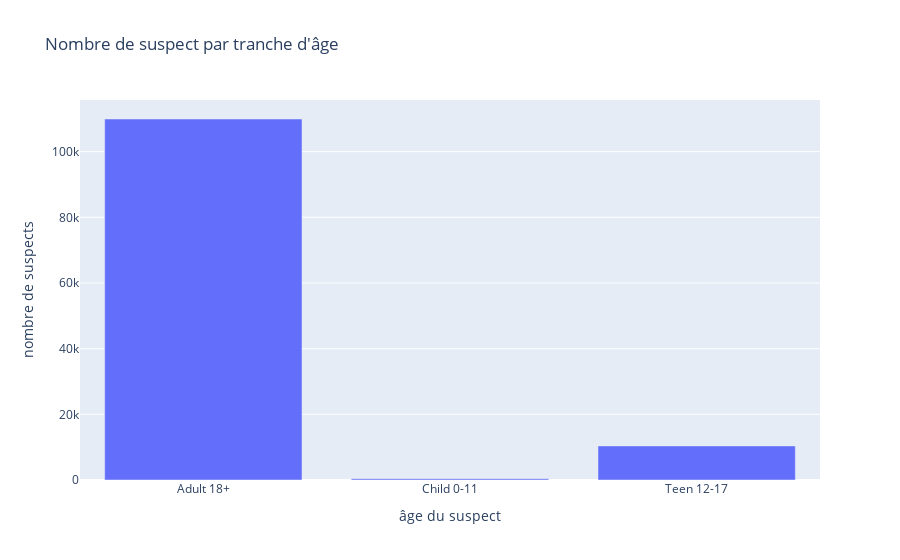

The code cell stored with this chart in its notebook:
### Markdown cell above
On obtient ici un dataframe permettant d'obtenir l'âge, le genre et le status de tous les participants aux incidents caractérisés comme 'Subject-Suspect' afin de pouvoir faire des statistiques descriptives. La colonne 'id' corresponds à l'index de l'incident concerné dans la base updated_base.

### Code cell
#il reste environ 10 erreurs de label concernant l'âge, on se permet donc d'ignorer le problème en faisant sur une base filtrée n'ayant que les bonnes catégories
groupes=['Adult 18+', 'Teen 12-17','Child 0-11']
filtered_suspects_age=df_suspects[df_suspects['age_group'].isin(groupes)]

fig5 = px.bar(filtered_suspects_age, x=sorted(pd.unique(filtered_suspects_age['age_group'])), y=filtered_suspects_age.groupby('age_group').count()['id'],
              labels={"x":"âge du suspect", "y":"nombre de suspects"},
              title="Nombre de suspect par tranche d'âge")

fig5

### Figure 1 — Plotly figure (JSON) as saved in the notebook; plotly's stock layout.template omitted (floating-point values rounded to 4 significant figures)
{"data": [{"alignmentgroup": "True", "hovertemplate": "âge du suspect=%{x}<br>nombre de suspects=%{y}<extra></extra>", "legendgroup": "", "marker": {"color": "#636efa", "pattern": {"shape": ""}}, "name": "", "offsetgroup": "", "orientation": "v", "showlegend": false, "textposition": "auto", "type": "bar", "x": ["Adult 18+", "Child 0-11", "Teen 12-17"], "xaxis": "x", "y": [109943, 398, 10382], "yaxis": "y"}], "layout": {"barmode": "relative", "legend": {"tracegroupgap": 0}, "title": {"text": "Nombre de suspect par tranche d'âge"}, "xaxis": {"anchor": "y", "domain": [0, 1], "title": {"text": "âge du suspect"}}, "yaxis": {"anchor": "x", "domain": [0, 1], "title": {"text": "nombre de suspects"}}}}
